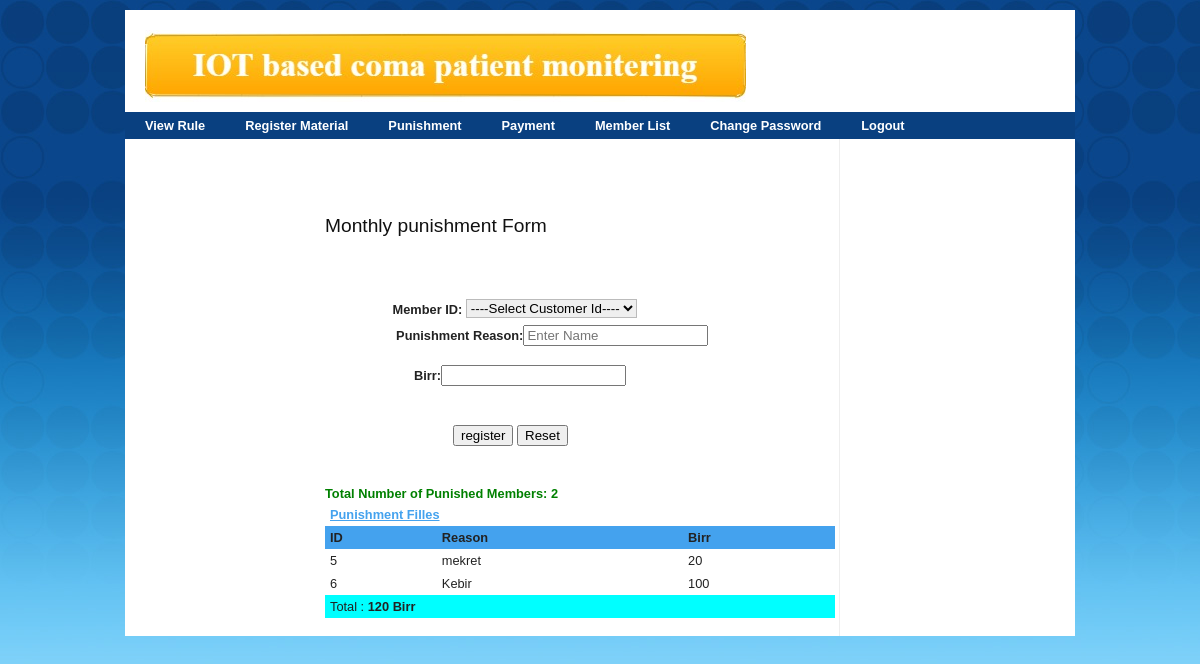
The app's page /punishment.php (signed in) with its own data.
### tables this page shows
CREATE TABLE IF NOT EXISTS `punishment` (
  `id` int(15) NOT NULL AUTO_INCREMENT,
  `Member_id` varchar(20) NOT NULL,
  `reason` varchar(200) NOT NULL,
  `birr` varchar(200) NOT NULL,
  PRIMARY KEY (`id`)
);

### punishment.php (the view, shortened to what this page needs)
<html >
<head>
<link rel="stylesheet" href="css/screen.css" type="text/css" media="screen, projection">
<link rel="stylesheet" href="css/menu.css" type="text/css">
<link rel="stylesheet" href="css/print.css" type="text/css" media="print">
</head>
<body>
<div class="container">
	<div id="header" class="span-24">
		<img src="images/logo.jpg" />
    </div>
 <?php include('accountant/menu.php');?>
<div id="content" class="span-13 border">
<br /><br />
<br /><br />
<h3>Monthly punishment Form</h3>
<form action="" method="POST" name="stud" onsubmit="return errorins();" target="_self">
								<p>
<br /><br />
<b>&nbsp;&nbsp;&nbsp;&nbsp;&nbsp;&nbsp;&nbsp;&nbsp;&nbsp;&nbsp;&nbsp;&nbsp;&nbsp;&nbsp;&nbsp;&nbsp;&nbsp;&nbsp; Member ID: </b>
<?php
echo "<select name=id required=required>";
?>
<option value="" >----Select Customer Id----</option>
<?php
echo "</select>";
?><br />
<b>&nbsp;&nbsp;&nbsp;&nbsp;&nbsp;&nbsp;&nbsp;&nbsp;&nbsp;&nbsp;&nbsp;&nbsp;&nbsp;&nbsp;&nbsp;&nbsp;&nbsp;&nbsp;&nbsp; Punishment Reason:</b><input  name="r"  type="text"   placeholder="Enter Name" pattern="[a-zA-Z ]+" title="please enter only characters" required="required"/><br /><br />
 <b>&nbsp;&nbsp;&nbsp;&nbsp;&nbsp;&nbsp;&nbsp;&nbsp;&nbsp;&nbsp;&nbsp;&nbsp;&nbsp;&nbsp;&nbsp;&nbsp;&nbsp;&nbsp;&nbsp;&nbsp;&nbsp;&nbsp;&nbsp;&nbsp; Birr:</b><input  name="pay"  type="number" min="1"   required="required"/><br /><br />
					</p>
									<input type="submit" value="register" name="reg" class="btn"/>
									<input  type="reset" value="Reset" class="btn"/><br /><br />
                            </form>
								<?php
								$data = mysql_query("SELECT * FROM punishment ") or die(mysql_error());
echo "<b style='color: green'>Total Number of Punished Members: ".mysql_num_rows($data);
								 Print "<table border=1 cellpadding=3>";
 Print "<tr>";
 print "<th colspan='7'><span  style='color: #44a2ee;' /><u> Punishment Filles   </u></span></th>";
print "</tr>";
 print "<tr style='background-color: #44a2ee'>";
 Print "<th>ID</th>";
 Print "<th>Reason</th>";
Print "<th>Birr </th>";
 Print "</tr>";
 $data = mysql_query("SELECT * FROM punishment ") or die(mysql_error());
$sum=0;
 while($info = mysql_fetch_array( $data ))
 {
 $sum=$sum+$info['birr'];
Print "<tr>";
 print "<td>".$info['id'];
 print "<td>".$info['reason'];
 print "<td>".$info['birr'];
  Print "</tr>";
 }
 Print "<tr bgcolor=aqua>";
 print "<td colspan='3' > Total : <b>".$sum;
 print "  Birr </b></tr></table>";
 ?>
</div></div>
</body>
</html>

### css/screen.css (style rules this page uses)
html, body, div, span, object, iframe, h1, h2, h3, h4, h5, h6, p, blockquote, pre, a, abbr, acronym, address, code, del, dfn, em, img, q, dl, dt, dd, ol, ul, li, fieldset, form, label, legend, table, caption, tbody, tfoot, thead, tr, th, td { margin:0;padding:0;border:0;font-weight:inherit;font-style:inherit;font-size:100%;font-family:inherit;vertical-align:baseline; }
body { line-height:1.5; }
table { border-collapse:separate;border-spacing:0; }
caption, th, td { text-align:left;font-weight:normal; }
table, td, th { vertical-align:middle; }
body { font-size:80%;color:#222;background:#fff;font-family: Verdana, Helvetica, sans-serif; }
h1, h2, h3, h4, h5, h6 { font-weight:normal;color:#111; }
h3 { font-size:1.5em;line-height:1;margin-bottom:1em; }
p { margin:0 0 1.5em; }
table { margin-bottom:1.4em;width:100%; }
th { font-weight:bold; }
th, td, caption { padding:4px 10px 4px 5px; }
.container { width:950px;margin:0 auto;background-color:#FFFFFF; }
.column, div.span-1, div.span-2, div.span-3, div.span-4, div.span-5, div.span-6, div.span-7, div.span-8, div.span-9, div.span-10, div.span-11, div.span-12, div.span-13, div.span-14, div.span-15, div.span-16, div.span-17, div.span-18, div.span-19, div.span-20, div.span-21, div.span-22, div.span-23, div.span-24 { float:left;margin-right:10px; }
.span-13 { width:510px; }
.span-24, div.span-24 { width:950px;margin:0; }
div.border { padding-right:4px;margin-right:5px;border-right:1px solid #eee; }
.clearfix:after, .container:after { content:"\0020";display:block;height:0;clear:both;visibility:hidden;overflow:hidden; }
.clearfix, .container { display:block; }
input.text, input.title, textarea, select { margin:0.5em 0;border:1px solid #bbb; }

### css/menu.css (style rules this page uses)
#header { padding:20px 0 10px 20px; }

### css/print.css (style rules this page uses)
body { line-height:1.5;font-family:"Helvetica Neue", Arial, Helvetica, sans-serif;color:#000;background:none;font-size:10pt; }
.container { background:none; }
h1, h2, h3, h4, h5, h6 { font-family:"Helvetica Neue", Arial, "Lucida Grande", sans-serif; }
img { float:left;margin:1.5em 1.5em 1.5em 0; }

### punishment.php (style rules this page uses)
body { margin-top:10px; background:#ffffff url(images/bg-body.jpg) repeat-x; }

### records on screen
punishment: id "5", reason "mekret", birr "20"
punishment: id "6", reason "Kebir", birr "100"

### other values on screen
mysql_num_rows($data) "2"
$sum "120"
